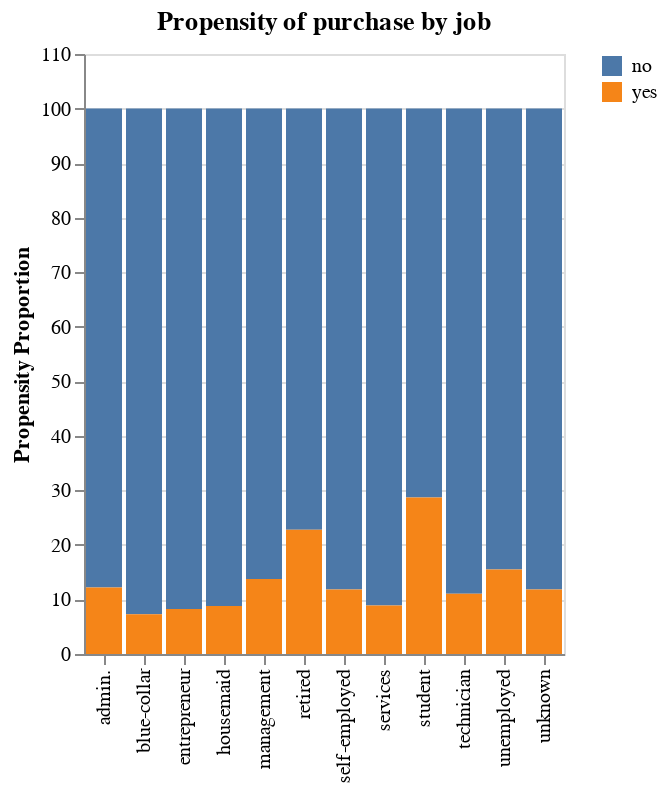

Here is the notebook cell this chart was saved with:
### Code cell
# Visualising the relationship using altair
#Using columns from Datframe noted above for job, newly created column catProp, and y (yes/no)
##alt.Chart(jobComb).mark_bar().encode(alt.X('job',title=''), alt.Y('catProp', title='Propensity Proportion'), color='y')
alt.Chart(jobComb, title="Propensity of purchase by job").mark_bar().encode(alt.X('job',title=''), 
                                     alt.Y('catProp', title='Propensity Proportion'), color=alt.Color('y', legend=alt.Legend(title='')))

### Figure 1 — Vega-Lite specification as saved in the notebook (floating-point values rounded to 4 significant figures)
{"config": {"view": {"continuousWidth": 400, "continuousHeight": 300}}, "data": {"name": "data-b977da62704cadd02ac6f027bfaf2b18"}, "mark": "bar", "encoding": {"color": {"type": "nominal", "field": "y", "legend": {"title": ""}}, "x": {"type": "nominal", "field": "job", "title": ""}, "y": {"type": "quantitative", "field": "catProp", "title": "Propensity Proportion"}}, "title": "Propensity of purchase by job", "$schema": "https://vega.github.io/schema/vega-lite/v4.8.1.json", "datasets": {"data-b977da62704cadd02ac6f027bfaf2b18": [{"job": "admin.", "y": "no", "jobCat": 4540, "jobGrpTotal": 5171, "catProp": 87.8}, {"job": "admin.", "y": "yes", "jobCat": 631, "jobGrpTotal": 5171, "catProp": 12.2}, {"job": "blue-collar", "y": "no", "jobCat": 9024, "jobGrpTotal": 9732, "catProp": 92.73}, {"job": "blue-collar", "y": "yes", "jobCat": 708, "jobGrpTotal": 9732, "catProp": 7.275}, {"job": "entrepreneur", "y": "no", "jobCat": 1364, "jobGrpTotal": 1487, "catProp": 91.73}, {"job": "entrepreneur", "y": "yes", "jobCat": 123, "jobGrpTotal": 1487, "catProp": 8.272}, {"job": "housemaid", "y": "no", "jobCat": 1131, "jobGrpTotal": 1240, "catProp": 91.21}, {"job": "housemaid", "y": "yes", "jobCat": 109, "jobGrpTotal": 1240, "catProp": 8.79}, {"job": "management", "y": "no", "jobCat": 8157, "jobGrpTotal": 9458, "catProp": 86.24}, {"job": "management", "y": "yes", "jobCat": 1301, "jobGrpTotal": 9458, "catProp": 13.76}, {"job": "retired", "y": "no", "jobCat": 1748, "jobGrpTotal": 2264, "catProp": 77.21}, {"job": "retired", "y": "yes", "jobCat": 516, "jobGrpTotal": 2264, "catProp": 22.79}, {"job": "self-employed", "y": "no", "jobCat": 1392, "jobGrpTotal": 1579, "catProp": 88.16}, {"job": "self-employed", "y": "yes", "jobCat": 187, "jobGrpTotal": 1579, "catProp": 11.84}, {"job": "services", "y": "no", "jobCat": 3785, "jobGrpTotal": 4154, "catProp": 91.12}, {"job": "services", "y": "yes", "jobCat": 369, "jobGrpTotal": 4154, "catProp": 8.883}, {"job": "student", "y": "no", "jobCat": 669, "jobGrpTotal": 938, "catProp": 71.32}, {"job": "student", "y": "yes", "jobCat": 269, "jobGrpTotal": 938, "catProp": 28.68}, {"job": "technician", "y": "no", "jobCat": 6757, "jobGrpTotal": 7597, "catProp": 88.94}, {"job": "technician", "y": "yes", "jobCat": 840, "jobGrpTotal": 7597, "catProp": 11.06}, {"job": "unemployed", "y": "no", "jobCat": 1101, "jobGrpTotal": 1303, "catProp": 84.5}, {"job": "unemployed", "y": "yes", "jobCat": 202, "jobGrpTotal": 1303, "catProp": 15.5}, {"job": "unknown", "y": "no", "jobCat": 254, "jobGrpTotal": 288, "catProp": 88.19}, {"job": "unknown", "y": "yes", "jobCat": 34, "jobGrpTotal": 288, "catProp": 11.81}]}}
